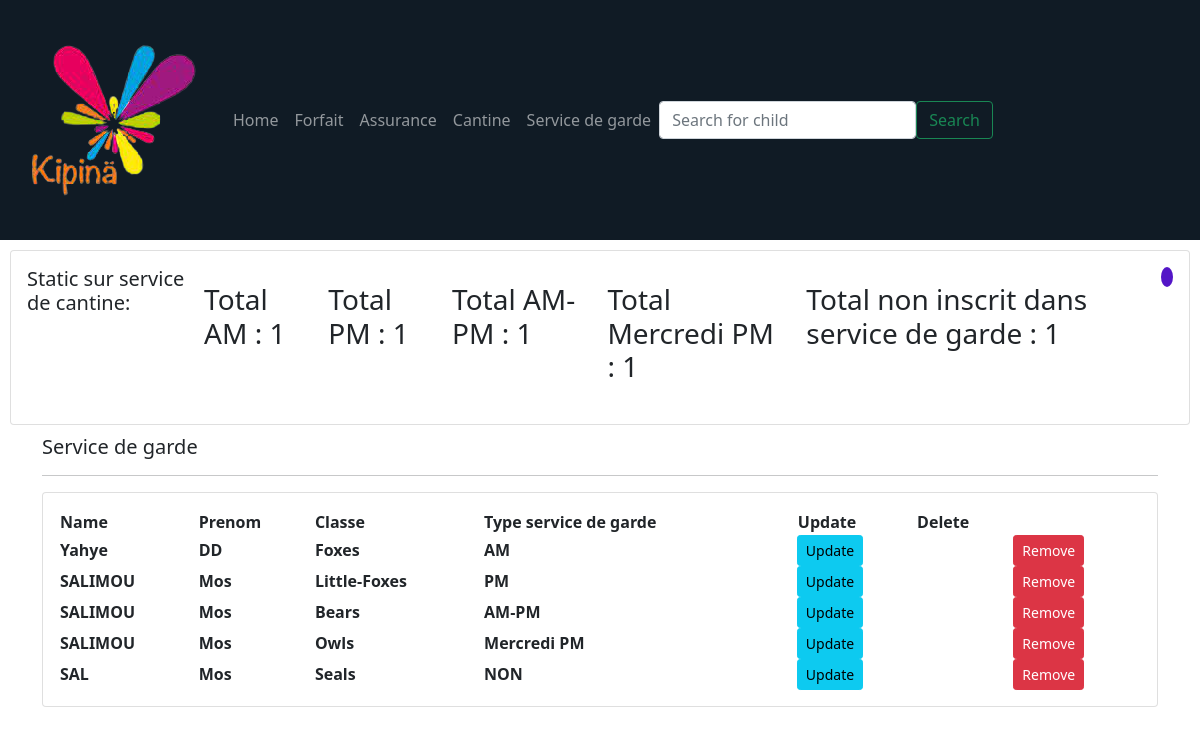
Page /Garde/ on the committed database.
### compte/models.py (models this page shows, shortened)
class Service_Garde(models.Model):
    TYPE_GARDE=(
        ('AM','AM'),
        ('PM','PM'),
        ('AM-PM','AM-PM'),
        ('Mercredi PM','Mercredi PM'),
        ('NON','NON'),
    )
    enfant=models.ForeignKey(Enfant,null=True, on_delete=models.SET_NULL)
    type_garde=models.CharField(max_length=100, null=True, choices=TYPE_GARDE)

class Enfant(models.Model):
    TYPE=(
        ('exterieur','exterieur'),
        ('interne','interne'),
    )
    CLASSE=(
        ('Foxes','Foxes'),
        ('Little-Foxes','Little-Foxes'),
        ('Bears','Bears'),
        ('Seals','Seals'),
        ('Owls','Owls'),
    )
    name=models.CharField(max_length=100, null=True)
    prenom=models.CharField(max_length=100, null=True)
    nationalite=models.CharField(max_length=100, null=True)
    langueMaternelle=models.CharField(max_length=100, null=True)
    langueParlee=models.CharField(max_length=100, null=True)
    type=models.CharField(max_length=100, null=True, choices=TYPE)
    date_naissance=models.CharField(max_length=100, null=True)
    date_inscription=models.DateTimeField(auto_now_add=True)
    claSSe=models.CharField(max_length=100, null=True, choices=CLASSE)
    frais_scolarite=models.BooleanField()

### compte/views.py (the view)
# urls.py: path('Garde/', views.garde, name='Garde'),
def garde(request):
    enf=Service_Garde.objects.all()
    total1=enf.filter(type_garde='AM').count()
    total2=enf.filter(type_garde='PM').count()
    total3=enf.filter(type_garde='AM-PM').count()
    total4=enf.filter(type_garde='Mercredi PM').count()
    total5=enf.filter(type_garde='NON').count()
    context={
        'enf':enf,
        'total1' : total1,
        'total2' : total2,
        'total3' : total3,
        'total4' : total4,
        'total5' : total5,
    }
    return render(request,'compte/garde.html', context)

### templates/compte/garde.html (shortened to what this page needs)
<!DOCTYPE html>
{% include 'compte/navbar.html' %}
<html lang="en">
<head>
  <link href="https://cdn.jsdelivr.net/npm/bootstrap@5.0.0/dist/css/bootstrap.min.css"
        rel="stylesheet"
>
</head>
<body style="background-image: url('https://i.pinimg.com/originals/62/63/5b/62635bfd6f5c20e3666f27e015191bde.jpg');">
<div style="display: flex; flex-direction: row; flex-wrap: wrap">
  <div class="card" style="width: fit-content; margin: 10px">
    <div class="card-body">
      <div style="display: flex; flex-direction: row">
        <h5 class="card-title">Static sur service de cantine: </h5>
        <h3 class="card-body">Total AM : {{total1}} </h3>
        <h3 class="card-body"> Total PM : {{total2}} </h3>
        <h3 class="card-body">Total AM-PM : {{total3}} </h3>
        <h3 class="card-body"> Total Mercredi PM  : {{total4}} </h3>
        <h3 class="card-body">Total non inscrit dans service de garde : {{total5}} </h3>
        <div style="
          background: rgb(83, 21, 199);
          width: 20px;
          height: 20px;
          margin-left: 10px;
          border-radius: 50%;
        "></div>
      </div>
    </div>
</div>
<div class="container">
 <div class="row">
    <div class="col-md-12">
        <h5>Service de garde </h5>
        <hr>
        <div class="card card-body">
            <table>
                <tr>
                    <th>
                        Name
                    </th>
                    <th>
                        Prenom
                    </th>
                    <th>
                        Classe
                    </th>
                    <th>
                        Type service de garde
                    </th>
                    <th>
                        Update
                    </th>
                    <th>
                        Delete
                    </th>
                </tr>
                {% for i in enf %}
                <tr>
                    <th>
                        {{i.enfant.name}}
                    </th>
                    <th> {{i.enfant.prenom}}</th>
                    <th>{{i.enfant.claSSe}}</th>
                    <th>{{i.type_garde}}</th>
                    <th class="btn btn-sm btn-info"> Update</th>
                    <th></th>
                    <th class="btn btn-sm btn-danger"> Remove</th>
                </tr>
                {% endfor %}
            </table>
        </div>
    </div>
 </div>
</div>
</body>
</html>

### rows in the picture
Service_Garde: enfant.name "Yahye", enfant.prenom "DD", enfant.claSSe "Foxes", type_garde "AM"
Service_Garde: enfant.name "SALIMOU", enfant.prenom "Mos", enfant.claSSe "Little-Foxes", type_garde "PM"
Service_Garde: enfant.name "SALIMOU", enfant.prenom "Mos", enfant.claSSe "Bears", type_garde "AM-PM"
Service_Garde: enfant.name "SALIMOU", enfant.prenom "Mos", enfant.claSSe "Owls", type_garde "Mercredi PM"
Service_Garde: enfant.name "SAL", enfant.prenom "Mos", enfant.claSSe "Seals", type_garde "NON"

### other values in the picture
{{ total1 }} "1"
{{ total2 }} "1"
{{ total3 }} "1"
{{ total4 }} "1"
{{ total5 }} "1"
